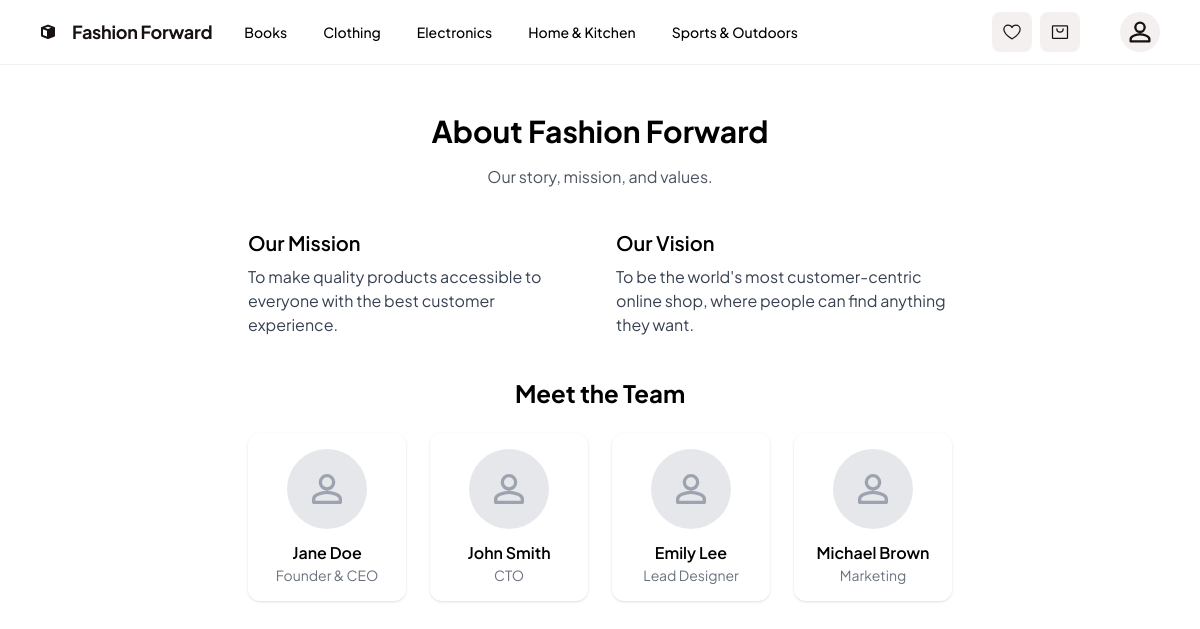
Page /core/about/ on the committed database.
### products/models.py (models this page shows, shortened)
class Category(models.Model):
    name = models.CharField(max_length=200, unique=True)
    slug = models.SlugField(max_length=200, unique=True, blank=True)
    description = models.TextField(blank=True)
    image = models.ImageField(upload_to='categories/', blank=True, null=True)
    created_at = models.DateTimeField(auto_now_add=True)
    updated_at = models.DateTimeField(auto_now=True)
    class Meta:
        verbose_name_plural = 'Categories'
        ordering = ['name']

### core/views.py (the view)
# urls.py: path('about/', views.about, name='core-about'),
def about(request):
    return render(request, "core/about.html")

### products/context_processors.py (called while the page is built)
def navbar_categories(request):
    return {'navbar_categories': Category.objects.all()}

### core/templates/core/about.html (shortened to what this page needs)
{% extends "base.html" %}
{% block content %}
<div class="max-w-3xl mx-auto px-4 sm:px-6 lg:px-8 py-8 sm:py-12">
  <h1 class="text-2xl sm:text-3xl font-bold text-center mb-4">About Fashion Forward</h1>
  <p class="text-gray-600 text-center mb-10">Our story, mission, and values.</p>
  <div class="grid grid-cols-1 md:grid-cols-2 gap-8 mb-10">
    <div>
      <h3 class="text-lg sm:text-xl font-semibold mb-2">Our Mission</h3>
      <p class="text-gray-700">To make quality products accessible to everyone with the best customer experience.</p>
    </div>
    <div>
      <h3 class="text-lg sm:text-xl font-semibold mb-2">Our Vision</h3>
      <p class="text-gray-700">To be the world's most customer-centric online shop, where people can find anything they want.</p>
    </div>
  </div>
  <h2 class="text-xl sm:text-2xl font-bold text-center mb-6">Meet the Team</h2>
  <div class="grid grid-cols-1 sm:grid-cols-2 md:grid-cols-4 gap-6">
    <div class="bg-white rounded-xl shadow p-4 flex flex-col items-center">
      <div class="w-20 h-20 bg-gray-200 rounded-full mb-3 flex items-center justify-center">
        <svg class="w-10 h-10 text-gray-400" fill="none" stroke="currentColor" stroke-width="2" viewBox="0 0 24 24"><path stroke-linecap="round" stroke-linejoin="round" d="M12 12c2.21 0 4-1.79 4-4s-1.79-4-4-4-4 1.79-4 4 1.79 4 4 4zm0 2c-2.67 0-8 1.34-8 4v2h16v-2c0-2.66-5.33-4-8-4z"/></svg>
      </div>
      <h5 class="font-semibold">Jane Doe</h5>
      <p class="text-gray-500 text-sm">Founder & CEO</p>
    </div>
    <div class="bg-white rounded-xl shadow p-4 flex flex-col items-center">
      <div class="w-20 h-20 bg-gray-200 rounded-full mb-3 flex items-center justify-center">
        <svg class="w-10 h-10 text-gray-400" fill="none" stroke="currentColor" stroke-width="2" viewBox="0 0 24 24"><path stroke-linecap="round" stroke-linejoin="round" d="M12 12c2.21 0 4-1.79 4-4s-1.79-4-4-4-4 1.79-4 4 1.79 4 4 4zm0 2c-2.67 0-8 1.34-8 4v2h16v-2c0-2.66-5.33-4-8-4z"/></svg>
      </div>
      <h5 class="font-semibold">John Smith</h5>
      <p class="text-gray-500 text-sm">CTO</p>
    </div>
    <div class="bg-white rounded-xl shadow p-4 flex flex-col items-center">
      <div class="w-20 h-20 bg-gray-200 rounded-full mb-3 flex items-center justify-center">
        <svg class="w-10 h-10 text-gray-400" fill="none" stroke="currentColor" stroke-width="2" viewBox="0 0 24 24"><path stroke-linecap="round" stroke-linejoin="round" d="M12 12c2.21 0 4-1.79 4-4s-1.79-4-4-4-4 1.79-4 4 1.79 4 4 4zm0 2c-2.67 0-8 1.34-8 4v2h16v-2c0-2.66-5.33-4-8-4z"/></svg>
      </div>
      <h5 class="font-semibold">Emily Lee</h5>
      <p class="text-gray-500 text-sm">Lead Designer</p>
    </div>
    <div class="bg-white rounded-xl shadow p-4 flex flex-col items-center">
      <div class="w-20 h-20 bg-gray-200 rounded-full mb-3 flex items-center justify-center">
        <svg class="w-10 h-10 text-gray-400" fill="none" stroke="currentColor" stroke-width="2" viewBox="0 0 24 24"><path stroke-linecap="round" stroke-linejoin="round" d="M12 12c2.21 0 4-1.79 4-4s-1.79-4-4-4-4 1.79-4 4 1.79 4 4 4zm0 2c-2.67 0-8 1.34-8 4v2h16v-2c0-2.66-5.33-4-8-4z"/></svg>
      </div>
      <h5 class="font-semibold">Michael Brown</h5>
      <p class="text-gray-500 text-sm">Marketing</p>
    </div>
  </div>
</div>
{% endblock %}

### core/templates/base.html (shortened to what this page needs)
{% load static %}
<!DOCTYPE html>
<html lang="en">
<head>
  <script src="https://cdn.tailwindcss.com?plugins=forms,container-queries"></script>
</head>
<body class="bg-white" style='font-family: "Plus Jakarta Sans", "Noto Sans", sans-serif;'>
  <div class="relative flex min-h-screen flex-col bg-white overflow-x-hidden">
    <div class="flex flex-col h-full grow">
      <header x-data="{ open: false }" class="flex items-center justify-between border-b border-[#f4f0f0] px-4 sm:px-10 py-3">
        <div class="flex items-center gap-8">
          <a href="{% url 'core-home' %}" class="flex items-center gap-4 text-[#181111]">
            <div class="w-4 h-4">
            </div>
            <h2 class="text-lg font-bold leading-tight tracking-[-0.015em]">Fashion Forward</h2>
          </a>
          <nav class="hidden lg:flex items-center gap-9">
            {% for category in navbar_categories %}
              <a class="text-sm font-medium" href="{% url 'category_detail' category.slug %}">{{ category.name }}</a>
            {% endfor %}
          </nav>
        </div>
        <div class="hidden lg:flex flex-1 justify-end gap-8">
          <div class="flex gap-2">
            <a href="#" class="flex items-center justify-center rounded-lg h-10 bg-[#f4f0f0] text-[#181111] px-2.5">
            </a>
            <a href="{% url 'cart_detail' %}" class="flex items-center justify-center rounded-lg h-10 bg-[#f4f0f0] text-[#181111] px-2.5">
            </a>
          </div>
          <a href="{% url 'profile' %}" class="flex items-center justify-center rounded-full h-10 w-10 bg-[#f4f0f0] text-[#181111] ml-2">
            <svg xmlns="http://www.w3.org/2000/svg" width="28" height="28" fill="none" viewBox="0 0 24 24" stroke="currentColor">
              <path stroke-linecap="round" stroke-linejoin="round" stroke-width="2" d="M12 12c2.21 0 4-1.79 4-4s-1.79-4-4-4-4 1.79-4 4 1.79 4 4 4zm0 2c-2.67 0-8 1.34-8 4v2h16v-2c0-2.66-5.33-4-8-4z" />
            </svg>
          </a>
        </div>
      </header>
      <main class="flex-1">
        {% block content %}{% endblock %}
      </main>
    </div>
  </div>
</body>
</html>

### rows in the picture
Category: name "Books"
Category: name "Clothing"
Category: name "Electronics"
Category: name "Home & Kitchen"
Category: name "Sports & Outdoors"
